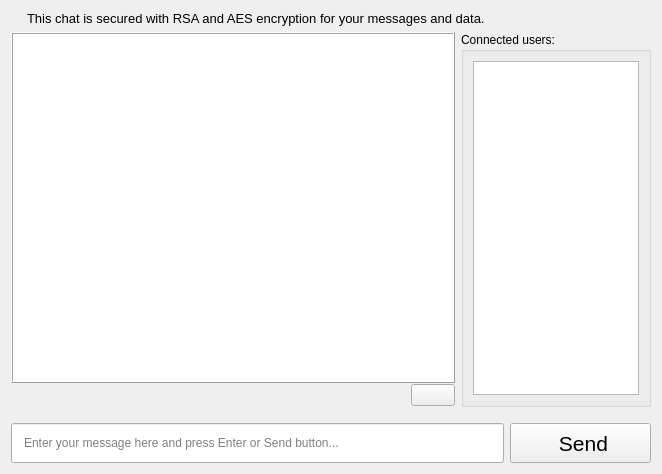
<?xml version="1.0" encoding="UTF-8"?>
<ui version="4.0">
 <class>ChatClient</class>
 <widget class="QWidget" name="ChatClient">
  <property name="geometry">
   <rect>
    <x>0</x>
    <y>0</y>
    <width>662</width>
    <height>474</height>
   </rect>
  </property>
  <property name="windowTitle">
   <string>Encrypted Chat Client v1.0</string>
  </property>
  <property name="windowIcon">
   <iconset resource="../icons.qrc">
    <normaloff>:/favicon/icons/chat.ico</normaloff>:/favicon/icons/chat.ico</iconset>
  </property>
  <layout class="QVBoxLayout" name="verticalLayout">
   <item>
    <layout class="QHBoxLayout" name="horizontalLayout_3">
     <item>
      <widget class="QLabel" name="encypted_icon_label">
       <property name="maximumSize">
        <size>
         <width>10</width>
         <height>10</height>
        </size>
       </property>
       <property name="text">
        <string/>
       </property>
       <property name="pixmap">
        <pixmap resource="../icons.qrc">:/widget/icons/padlock.png</pixmap>
       </property>
       <property name="scaledContents">
        <bool>true</bool>
       </property>
      </widget>
     </item>
     <item>
      <widget class="QLabel" name="label_2">
       <property name="font">
        <font>
         <pointsize>10</pointsize>
        </font>
       </property>
       <property name="text">
        <string>This chat is secured with RSA and AES encryption for your messages and data.</string>
       </property>
      </widget>
     </item>
    </layout>
   </item>
   <item>
    <layout class="QHBoxLayout" name="horizontalLayout" stretch="7,3">
     <item>
      <layout class="QVBoxLayout" name="verticalLayout_3" stretch="9,0">
       <property name="spacing">
        <number>0</number>
       </property>
       <property name="sizeConstraint">
        <enum>QLayout::SizeConstraint::SetFixedSize</enum>
       </property>
       <property name="leftMargin">
        <number>0</number>
       </property>
       <item>
        <widget class="QListWidget" name="message_box_listWidget">
         <property name="sizePolicy">
          <sizepolicy hsizetype="Expanding" vsizetype="Expanding">
           <horstretch>0</horstretch>
           <verstretch>0</verstretch>
          </sizepolicy>
         </property>
         <property name="frameShape">
          <enum>QFrame::Shape::Box</enum>
         </property>
         <property name="frameShadow">
          <enum>QFrame::Shadow::Raised</enum>
         </property>
         <property name="lineWidth">
          <number>1</number>
         </property>
         <property name="horizontalScrollBarPolicy">
          <enum>Qt::ScrollBarPolicy::ScrollBarAsNeeded</enum>
         </property>
         <property name="autoScroll">
          <bool>true</bool>
         </property>
         <property name="alternatingRowColors">
          <bool>true</bool>
         </property>
         <property name="selectionMode">
          <enum>QAbstractItemView::SelectionMode::NoSelection</enum>
         </property>
         <property name="verticalScrollMode">
          <enum>QAbstractItemView::ScrollMode::ScrollPerPixel</enum>
         </property>
         <property name="flow">
          <enum>QListView::Flow::TopToBottom</enum>
         </property>
         <property name="isWrapping" stdset="0">
          <bool>false</bool>
         </property>
         <property name="viewMode">
          <enum>QListView::ViewMode::ListMode</enum>
         </property>
         <property name="wordWrap">
          <bool>true</bool>
         </property>
         <property name="sortingEnabled">
          <bool>false</bool>
         </property>
        </widget>
       </item>
       <item>
        <layout class="QHBoxLayout" name="horizontalLayout_4" stretch="9,1">
         <property name="leftMargin">
          <number>0</number>
         </property>
         <property name="topMargin">
          <number>0</number>
         </property>
         <property name="bottomMargin">
          <number>0</number>
         </property>
         <item>
          <widget class="QLabel" name="typing_list_label">
           <property name="sizePolicy">
            <sizepolicy hsizetype="Expanding" vsizetype="Preferred">
             <horstretch>0</horstretch>
             <verstretch>0</verstretch>
            </sizepolicy>
           </property>
           <property name="styleSheet">
            <string notr="true">padding: 5px;</string>
           </property>
           <property name="text">
            <string/>
           </property>
           <property name="wordWrap">
            <bool>true</bool>
           </property>
          </widget>
         </item>
         <item>
          <widget class="QPushButton" name="clear_chat_pushButton">
           <property name="sizePolicy">
            <sizepolicy hsizetype="Expanding" vsizetype="Fixed">
             <horstretch>0</horstretch>
             <verstretch>0</verstretch>
            </sizepolicy>
           </property>
           <property name="cursor">
            <cursorShape>PointingHandCursor</cursorShape>
           </property>
           <property name="toolTip">
            <string>Clear chat</string>
           </property>
           <property name="text">
            <string/>
           </property>
           <property name="icon">
            <iconset resource="../icons.qrc">
             <normaloff>:/widget/icons/cleaning.png</normaloff>:/widget/icons/cleaning.png</iconset>
           </property>
           <property name="iconSize">
            <size>
             <width>25</width>
             <height>25</height>
            </size>
           </property>
          </widget>
         </item>
        </layout>
       </item>
      </layout>
     </item>
     <item>
      <widget class="QGroupBox" name="groupBox">
       <property name="sizePolicy">
        <sizepolicy hsizetype="Expanding" vsizetype="Preferred">
         <horstretch>0</horstretch>
         <verstretch>0</verstretch>
        </sizepolicy>
       </property>
       <property name="title">
        <string>Connected users:</string>
       </property>
       <layout class="QVBoxLayout" name="verticalLayout_2" stretch="0">
        <item>
         <widget class="QListWidget" name="user_list_listWidget">
          <property name="sizePolicy">
           <sizepolicy hsizetype="Expanding" vsizetype="Expanding">
            <horstretch>0</horstretch>
            <verstretch>0</verstretch>
           </sizepolicy>
          </property>
          <property name="alternatingRowColors">
           <bool>true</bool>
          </property>
          <property name="selectionMode">
           <enum>QAbstractItemView::SelectionMode::NoSelection</enum>
          </property>
         </widget>
        </item>
       </layout>
      </widget>
     </item>
    </layout>
   </item>
   <item>
    <spacer name="verticalSpacer">
     <property name="orientation">
      <enum>Qt::Orientation::Vertical</enum>
     </property>
     <property name="sizeType">
      <enum>QSizePolicy::Policy::Preferred</enum>
     </property>
     <property name="sizeHint" stdset="0">
      <size>
       <width>20</width>
       <height>10</height>
      </size>
     </property>
    </spacer>
   </item>
   <item>
    <layout class="QHBoxLayout" name="horizontalLayout_2">
     <item>
      <widget class="QLineEdit" name="message_lineEdit">
       <property name="sizePolicy">
        <sizepolicy hsizetype="Expanding" vsizetype="Minimum">
         <horstretch>7</horstretch>
         <verstretch>0</verstretch>
        </sizepolicy>
       </property>
       <property name="minimumSize">
        <size>
         <width>0</width>
         <height>40</height>
        </size>
       </property>
       <property name="styleSheet">
        <string notr="true">padding-left: 10px;
color: auto;</string>
       </property>
       <property name="echoMode">
        <enum>QLineEdit::EchoMode::Normal</enum>
       </property>
       <property name="alignment">
        <set>Qt::AlignmentFlag::AlignLeading|Qt::AlignmentFlag::AlignLeft|Qt::AlignmentFlag::AlignVCenter</set>
       </property>
       <property name="placeholderText">
        <string>Enter your message here and press Enter or Send button...</string>
       </property>
       <property name="clearButtonEnabled">
        <bool>true</bool>
       </property>
      </widget>
     </item>
     <item>
      <widget class="QPushButton" name="send_message_pushButton">
       <property name="sizePolicy">
        <sizepolicy hsizetype="Expanding" vsizetype="Fixed">
         <horstretch>2</horstretch>
         <verstretch>0</verstretch>
        </sizepolicy>
       </property>
       <property name="minimumSize">
        <size>
         <width>0</width>
         <height>40</height>
        </size>
       </property>
       <property name="font">
        <font>
         <pointsize>16</pointsize>
        </font>
       </property>
       <property name="cursor">
        <cursorShape>PointingHandCursor</cursorShape>
       </property>
       <property name="text">
        <string> Send</string>
       </property>
       <property name="icon">
        <iconset resource="../icons.qrc">
         <normaloff>:/buttons/icons/send-message.png</normaloff>:/buttons/icons/send-message.png</iconset>
       </property>
       <property name="iconSize">
        <size>
         <width>20</width>
         <height>20</height>
        </size>
       </property>
      </widget>
     </item>
    </layout>
   </item>
  </layout>
 </widget>
 <resources>
  <include location="../icons.qrc"/>
 </resources>
 <connections/>
</ui>
